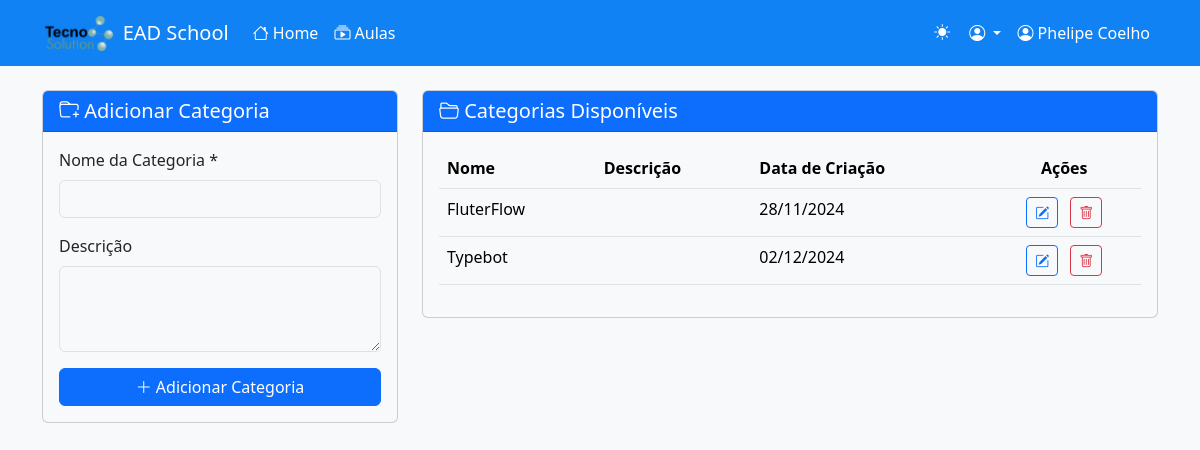
Screenshot of /categories.php (signed in) with the database file from the repository.
### tables this page shows
CREATE TABLE `categories` (
  `id` int(11) NOT NULL,
  `name` varchar(100) NOT NULL,
  `description` text DEFAULT NULL,
  `created_at` timestamp NOT NULL DEFAULT current_timestamp()
);

### categories.php (the view, shortened to what this page needs)
<?php
require_once 'config.php';
$stmt = $pdo->query("SELECT * FROM categories ORDER BY name");
$categories = $stmt->fetchAll();
require_once 'includes/header.php';
?>
<div class="container py-4">
    <div class="row">
        <div class="col-md-4">
            <div class="card">
                <div class="card-header bg-primary text-white">
                    <h5 class="mb-0">
                        <i class="bi bi-folder-plus"></i> Adicionar Categoria
                    </h5>
                </div>
                <div class="card-body">
                    <form method="POST">
                        <div class="mb-3">
                            <label for="name" class="form-label">Nome da Categoria *</label>
                            <input type="text" class="form-control" id="name" name="name" required>
                        </div>
                        <div class="mb-3">
                            <label for="description" class="form-label">Descrição</label>
                            <textarea class="form-control" id="description" name="description" rows="3"></textarea>
                        </div>
                        <div class="d-grid">
                            <button type="submit" name="add_category" class="btn btn-primary">
                                <i class="bi bi-plus-lg"></i> Adicionar Categoria
                            </button>
                        </div>
                    </form>
                </div>
            </div>
        </div>
        <div class="col-md-8">
            <div class="card">
                <div class="card-header bg-primary text-white">
                    <h5 class="mb-0">
                        <i class="bi bi-folder2-open"></i> Categorias Disponíveis
                    </h5>
                </div>
                <div class="card-body">
                    <?php if (empty($categories)): ?>
                        <div class="alert alert-info">
                            <i class="bi bi-info-circle"></i> Nenhuma categoria cadastrada.
                        </div>
                    <?php else: ?>
                        <div class="table-responsive">
                            <table class="table table-hover">
                                <thead>
                                    <tr>
                                        <th>Nome</th>
                                        <th>Descrição</th>
                                        <th>Data de Criação</th>
                                        <th class="text-center">Ações</th>
                                    </tr>
                                </thead>
                                <tbody>
                                    <?php foreach ($categories as $category): ?>
                                        <tr>
                                            <td><?php echo htmlspecialchars($category['name']); ?></td>
                                            <td><?php echo htmlspecialchars($category['description']); ?></td>
                                            <td><?php echo date('d/m/Y', strtotime($category['created_at'])); ?></td>
                                            <td class="text-center">
                                                <button type="button"
                                                        class="btn btn-sm btn-outline-primary me-2"
                                                        onclick="openEditModal(<?php echo $category['id']; ?>, '<?php echo htmlspecialchars(addslashes($category['name'])); ?>', '<?php echo htmlspecialchars(addslashes($category['description'])); ?>')"
                                                        title="Editar">
                                                    <i class="bi bi-pencil-square"></i>
                                                </button>
                                                <button type="button"
                                                        class="btn btn-sm btn-outline-danger"
                                                        onclick="confirmDelete(<?php echo $category['id']; ?>)"
                                                        title="Excluir">
                                                    <i class="bi bi-trash"></i>
                                                </button>
                                            </td>
                                        </tr>
                                    <?php endforeach; ?>
                                </tbody>
                            </table>
                        </div>
                    <?php endif; ?>
                </div>
            </div>
        </div>
    </div>
</div>
<?php include 'includes/footer.php'; ?>

### rows the page displays
categories: name "FluterFlow", created_at "28/11/2024"
categories: name "Typebot", created_at "02/12/2024"

### other values shown
$site_name "EAD School"
$_SESSION['user_name'] "Phelipe Coelho"
